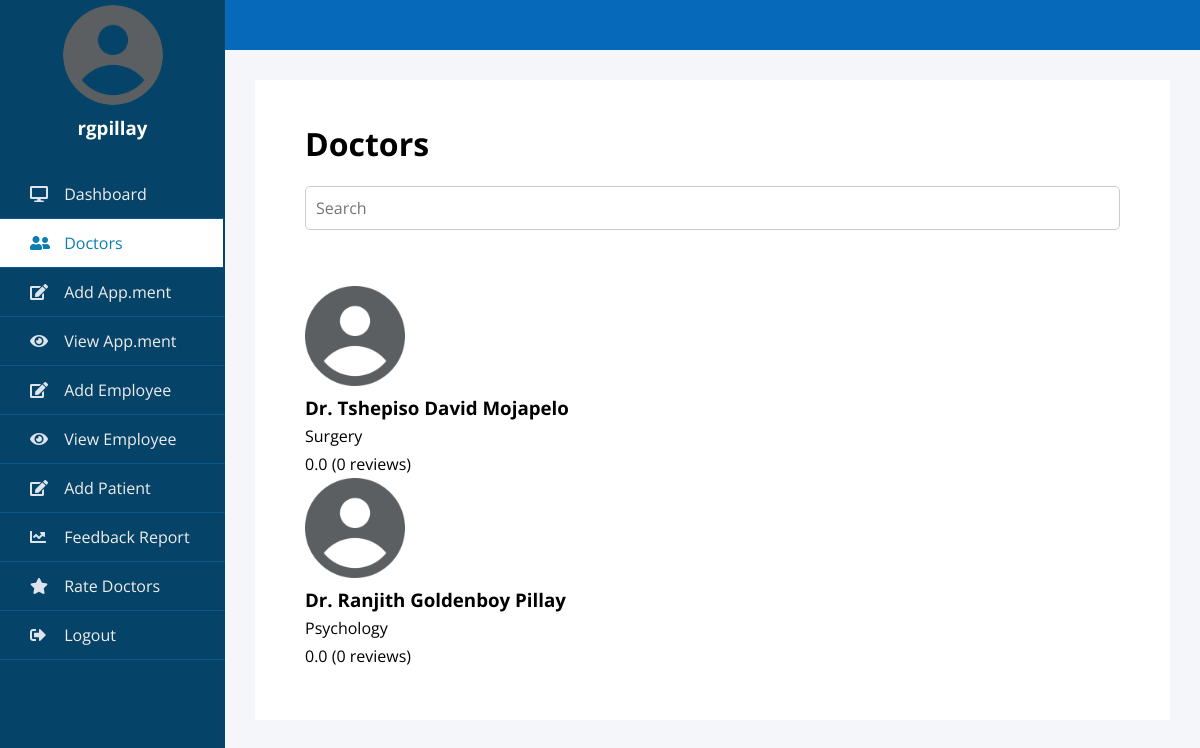
The app's page /doctors_list with its own data.
### hospital/models.py (models this page shows, shortened)
class Employees(models.Model):
    Fnames = models.CharField(max_length=100)
    Lname = models.CharField(max_length=100)
    DOB = models.DateField()
    Staff_number = models.CharField(max_length=100,unique=True)
    start_date = models.DateField()
    Role = models.CharField(max_length=100)
    Specialization = models.CharField(max_length=100)
    Department = models.ForeignKey(Department, on_delete=models.PROTECT)
    Rates = models.DecimalField(default=0.0, decimal_places=1, max_digits=3)
    NumOfRates = models.IntegerField(default=0)

class AppovedUsers(models.Model):
    username = models.CharField(max_length=20, unique=True)
    password = models.CharField(max_length=20)
    CellNumber = models.CharField(max_length=15, unique=True)
    EmailAddress = models.CharField(max_length=50, unique=True)
    SetByUser = models.BooleanField(default=False)
    UserPrivilege = models.ForeignKey(UserPrivileges, on_delete=models.PROTECT)
    Employee = models.ForeignKey(Employees, on_delete=models.PROTECT, unique=True)
    last_login= models.CharField(max_length=50, unique=True)
    authenticated = models.BooleanField(default=False)

### hospital/views.py (the view)
# urls.py: path('doctors_list', views.doctors_list),
def doctors_list(request):
       doctors = Employees.objects.filter(Role='Doctor')
       New_user = AppovedUsers.objects.get(authenticated=True)
       return render(request, 'hospital/doctor_list.html', {'doctors': doctors, 'user': New_user})

### hospital/templates/hospital/doctor_list.html (shortened to what this page needs)
{% load static %}
<!DOCTYPE html>
<html lang="en">
<head>
    <link rel="stylesheet" href="https://use.fontawesome.com/releases/v5.8.1/css/all.css">
</head>
<body>
    <div class="wrapper">
       <div class="section">
    <div class="top_navbar">
    </div>
    <div class="container">
        <h1>Doctors</h1><br>
        <input placeholder="Search" name="search" id="search" /><br>
        <div class="grid-container" id="view"> <br><br>
          {% for doctor in doctors %}
          <div class="grid-item" id="doctor">
            <img src="{% static 'images/profile.png' %}" alt="Image" width="100px">
            <h3 id="name">Dr. {{doctor.Fnames}} {{doctor.Lname}}</h3>
            <p id="spec">{{doctor.Specialization}}</p>
            <p id="rate">{{doctor.Rates}} ({{doctor.NumOfRates}} reviews)</p>
          </div>
          {% endfor %}
        </div>
    </div>
  </div>
  <div class="sidebar">
    <div class="profile">
      <img src="{% static 'images/profile.png' %}" alt="Image">
      {% if user %}
      <h3>{{user.username}}</h3>
      {% endif %}
    </div>
    <ul>
      <li>
        <a href="dashboards" >
            <span class="icon"><i class="fas fa-desktop"></i></span>
            <span class="item">Dashboard</span>
        </a>
    </li>
    <li>
        <a href="doctors_list" class="active">
            <span class="icon"><i class="fas fa-user-friends"></i></span>
            <span class="item">Doctors</span>
        </a>
    </li>
    <li>
        <a href="index">
            <span class="icon"><i class="fas fa-edit"></i></span>
            <span class="item">Add App.ment</span>
        </a>
    </li>
    <li>
      <a href="view_appointment">
          <span class="icon"><i class="fas fa-eye"></i></span>
          <span class="item">View App.ment</span>
      </a>
  </li>
    <li>
      <a href="emp">
          <span class="icon"><i class="fas fa-edit"></i></span>
          <span class="item">Add Employee</span>
      </a>
  </li>
  <li>
    <a href="employees">
        <span class="icon"><i class="fas fa-eye"></i></span>
        <span class="item">View Employee</span>
    </a>
</li>
  <li>
    <a href="patient" >
        <span class="icon"><i class="fas fa-edit"></i></span>
        <span class="item">Add Patient</span>
    </a>
</li>
    <li>
        <a href="admin1" >
            <span class="icon"><i class="fas fa-chart-line"></i></span>
            <span class="item">Feedback Report</span>
        </a>
    </li>
    <li>
      <a href="ratings">
          <span class="icon"><i class="fas fa-star"></i></span>
          <span class="item">Rate Doctors</span>
      </a>
  </li>
  <li>
    <a href="/">
        <span class="icon"><i class="fas fa-sign-out-alt"></i></span>
        <span class="item">Logout</span>
    </a>
</li>
    </ul>
</div>
</body>
</html>

### hospital/templates/hospital/doctor_list.html (style rules this page uses)
* { list-style: none; text-decoration: none; margin: 0; padding: 0; box-sizing: border-box; font-family: 'Open Sans', sans-serif; }
body { background: #f5f6fa; }
.wrapper .sidebar { background: rgb(5, 68, 104); position: absolute; top: 0; left: 0; width: 225px; height: 105%; padding: 5px 0; transition: all 0.5s ease; }
.wrapper .sidebar .profile { margin-bottom: 30px; text-align: center; }
.wrapper .sidebar .profile img { display: block; width: 100px; height: 100px; border-radius: 50%; margin: 0 auto; }
.wrapper .sidebar .profile h3 { color: #ffffff; margin: 10px 0 5px; }
.wrapper .sidebar ul li a { display: block; padding: 13px 30px; border-bottom: 1px solid #10558d; color: rgb(241, 237, 237); font-size: 16px; position: relative; }
.wrapper .sidebar ul li a .icon { color: #dee4ec; width: 30px; display: inline-block; }
.wrapper .sidebar ul li a:hover, .wrapper .sidebar ul li a.active { color: #0c7db1; background:white; border-right: 2px solid rgb(5, 68, 104); }
.wrapper .sidebar ul li a:hover .icon, .wrapper .sidebar ul li a.active .icon { color: #0c7db1; }
.wrapper .sidebar ul li a:hover:before, .wrapper .sidebar ul li a.active:before { display: block; }
.wrapper .section { width: calc(100% - 225px); margin-left: 225px; transition: all 0.5s ease; }
.wrapper .section .top_navbar { background: rgb(7, 105, 185); height: 50px; display: flex; align-items: center; padding: 0 30px; }
.wrapper .section .container { margin: 30px; background: #fff; padding: 50px; line-height: 28px; }
select, input { width: 100%; padding: 10px; border: 1px solid #ccc; border-radius: 5px; font-size: 16px; background-color: #fff; }

### records on screen
Employees: Fnames "Tshepiso David", Lname "Mojapelo", Specialization "Surgery", Rates "0.0", NumOfRates "0"
Employees: Fnames "Ranjith Goldenboy", Lname "Pillay", Specialization "Psychology", Rates "0.0", NumOfRates "0"
AppovedUsers: username "rgpillay"
